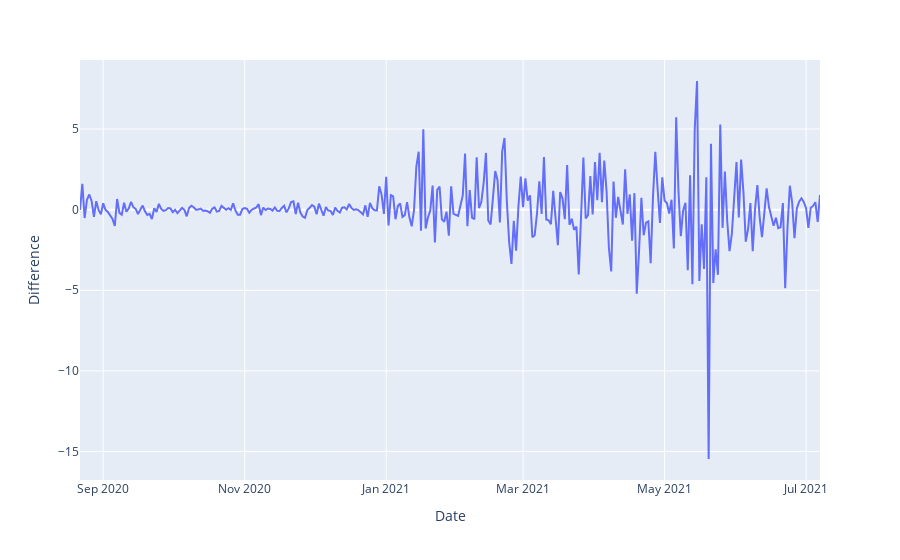

Source (notebook cell):
### Code cell
fig = px.line(data, x='Date', y="Difference")
fig.show();

### Figure 1 — Plotly figure (JSON) as saved in the notebook; plotly's stock layout.template omitted (floating-point values rounded to 4 significant figures; data arrays with more than 128 entries replaced by an {"elided": "..."} marker saying what was removed)
{"data": [{"hovertemplate": "Date=%{x}<br>Difference=%{y}<extra></extra>", "legendgroup": "", "line": {"color": "#636efa", "dash": "solid"}, "marker": {"symbol": "circle"}, "mode": "lines", "name": "", "orientation": "v", "showlegend": false, "x": {"elided": "320 str values"}, "xaxis": "x", "y": {"elided": "320 float values"}, "yaxis": "y", "type": "scatter"}], "layout": {"xaxis": {"anchor": "y", "domain": [0, 1], "title": {"text": "Date"}}, "yaxis": {"anchor": "x", "domain": [0, 1], "title": {"text": "Difference"}}, "legend": {"tracegroupgap": 0}, "margin": {"t": 60}}}
